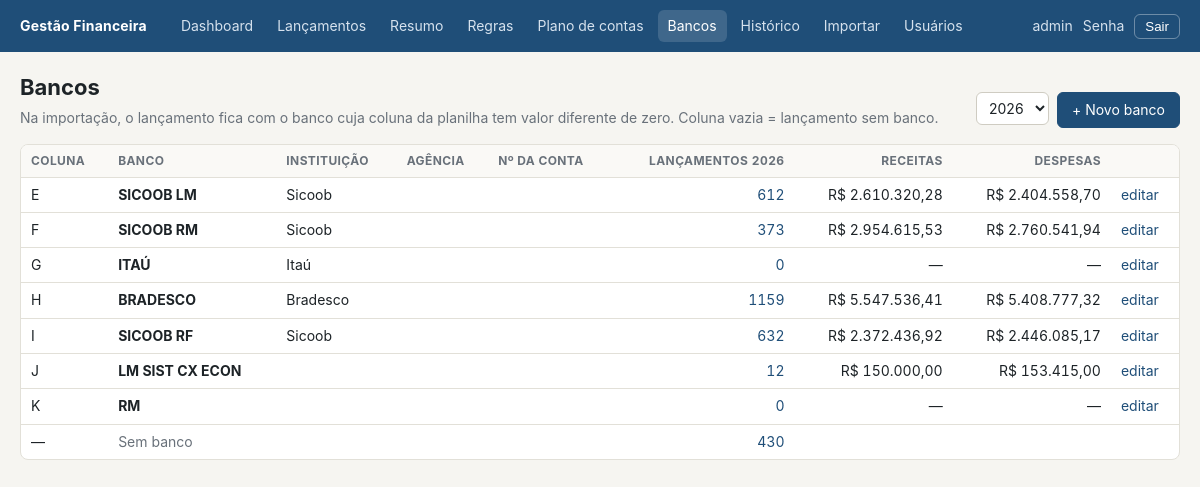
/bancos/ (signed in), run on the app's committed database.
### financas/models.py (models this page shows, shortened)
class Banco(models.Model):
    nome = models.CharField(max_length=60, unique=True)
    coluna_planilha = models.CharField(
        "coluna na planilha", max_length=3, blank=True,
        help_text="Letra da coluna das abas de mês com os valores deste banco (ex.: E). Em branco = não importa.",
    )
    banco = models.CharField("instituição", max_length=60, blank=True, help_text="Ex.: Sicoob, Itaú, Bradesco.")
    agencia = models.CharField("agência", max_length=20, blank=True)
    numero_conta = models.CharField("número da conta", max_length=30, blank=True)
    titular = models.CharField(max_length=120, blank=True, help_text="Empresa ou pessoa titular da conta.")
    observacao = models.CharField("observação", max_length=200, blank=True)
    ativo = models.BooleanField(default=True)
    history = HistoricalRecords()
    class Meta:
        ordering = ["coluna_planilha", "nome"]
        verbose_name = "banco"

### financas/views.py (the view)
# urls.py: path("bancos/", views.bancos, name="bancos"),
def bancos(request):
    ano = int(request.GET.get("ano") or _ano_padrao())
    lista = list(Banco.objects.annotate(
        n=Count("lancamentos", filter=Q(lancamentos__ano=ano)),
        receitas=Sum("lancamentos__valor", filter=Q(lancamentos__ano=ano, lancamentos__secao="R")),
        despesas=Sum("lancamentos__valor", filter=Q(lancamentos__ano=ano, lancamentos__secao="D")),
    ).order_by("coluna_planilha", "nome"))
    sem_banco = Lancamento.objects.filter(ano=ano, banco__isnull=True).count()
    return render(request, "financas/bancos.html", {"bancos": lista, "ano": ano, "anos": _anos(),
                                                    "sem_banco": sem_banco})

### financas/templatetags/financas_extras.py (called while the page is built)
def _milhar(n, casas=0):
    n = round(Decimal(n), casas)
    if n == 0:
        n = abs(n)  # evita "-0"
    s = f"{abs(n):,.{casas}f}".replace(",", "X").replace(".", ",").replace("X", ".")
    return ("-" if n < 0 else "") + s

@register.filter
def brl(valor, casas=0):
    if valor is None or valor == "":
        return "—"
    return "R$ " + _milhar(Decimal(valor), int(casas))

### financas/views.py (called while the page is built)
def _anos():
    anos = list(Lancamento.objects.values_list("ano", flat=True).distinct().order_by("-ano"))
    atual = timezone.localdate().year
    if atual not in anos:
        anos.insert(0, atual)
    return anos

def _ano_padrao():
    return Lancamento.objects.order_by("-ano").values_list("ano", flat=True).first() or timezone.localdate().year

### financas/templates/financas/bancos.html (shortened to what this page needs)
{% extends "financas/base.html" %}
{% load financas_extras %}
{% block conteudo %}
<div class="cabecalho">
  <div><h1>Bancos</h1>
    <span class="muted">Na importação, o lançamento fica com o banco cuja coluna da planilha tem valor diferente de zero. Coluna vazia = lançamento sem banco.</span></div>
  <div class="acoes">
    <form method="get"><select name="ano" onchange="this.form.submit()" aria-label="Ano">{% for a in anos %}<option {% if a == ano %}selected{% endif %}>{{ a }}</option>{% endfor %}</select></form>
    <a class="btn prim" href="{% url 'banco_novo' %}">+ Novo banco</a>
  </div>
</div>
<div class="tabela-wrap"><table>
  <thead><tr><th>Coluna</th><th>Banco</th><th>Instituição</th><th>Agência</th><th>Nº da conta</th><th class="num">Lançamentos {{ ano }}</th><th class="num">Receitas</th><th class="num">Despesas</th><th></th></tr></thead>
  <tbody>{% for b in bancos %}
  <tr {% if not b.ativo %}class="muted"{% endif %}>
    <td>{{ b.coluna_planilha|default:"—" }}</td>
    <td><b>{{ b.nome }}</b>{% if not b.ativo %} <span class="etiqueta x">inativo</span>{% endif %}{% if b.titular %}<br><span class="small muted">{{ b.titular }}</span>{% endif %}</td>
    <td>{{ b.banco }}</td>
    <td>{{ b.agencia }}</td>
    <td>{{ b.numero_conta }}</td>
    <td class="num"><a href="{% url 'lancamentos' %}?ano={{ ano }}&banco={{ b.pk }}">{{ b.n }}</a></td>
    <td class="num">{{ b.receitas|brl:2 }}</td>
    <td class="num">{{ b.despesas|brl:2 }}</td>
    <td><a href="{% url 'banco_editar' b.pk %}">editar</a></td>
  </tr>
  {% endfor %}
  <tr><td>—</td><td class="muted">Sem banco</td><td></td><td></td><td></td><td class="num"><a href="{% url 'lancamentos' %}?ano={{ ano }}&banco=nenhum">{{ sem_banco }}</a></td><td></td><td></td><td></td></tr>
  </tbody>
</table></div>
{% endblock %}

### financas/templates/financas/base.html (shortened to what this page needs)
{% load static %}<!doctype html>
<html lang="pt-br">
<head>
  <link rel="stylesheet" href="{% static 'financas/style.css' %}">
</head>
<body hx-headers='{"X-CSRFToken": "{{ csrf_token }}"}'>
{% if user.is_authenticated %}
<header class="topo">
  <div class="wrap">
    <a class="marca" href="{% url 'lancamentos' %}">Gestão Financeira</a>
    {% with u=request.resolver_match.url_name %}
    <nav>
      <a href="{% url 'dashboard' %}" class="{% if u == 'dashboard' %}ativo{% endif %}">Dashboard</a>
      <a href="{% url 'lancamentos' %}" class="{% if u == 'lancamentos' or 'lancamento' in u %}ativo{% endif %}">Lançamentos</a>
      <a href="{% url 'resumo' %}" class="{% if u == 'resumo' %}ativo{% endif %}">Resumo</a>
      <a href="{% url 'regras' %}" class="{% if 'regra' in u %}ativo{% endif %}">Regras</a>
      <a href="{% url 'contas' %}" class="{% if 'conta' in u %}ativo{% endif %}">Plano de contas</a>
      <a href="{% url 'bancos' %}" class="{% if 'banco' in u %}ativo{% endif %}">Bancos</a>
      <a href="{% url 'historico' %}" class="{% if u == 'historico' %}ativo{% endif %}">Histórico</a>
      <a href="{% url 'importar' %}" class="{% if u == 'importar' %}ativo{% endif %}">Importar</a>
      {% if user.is_staff %}<a href="{% url 'admin:index' %}">Usuários</a>{% endif %}
    </nav>
    {% endwith %}
    <div class="usuario">
      <span>{{ user.get_full_name|default:user.username }}</span>
      <a class="link-senha" href="{% url 'password_change' %}" style="color:#d6e2ee">Senha</a>
      <form method="post" action="{% url 'logout' %}">{% csrf_token %}<button>Sair</button></form>
    </div>
  </div>
</header>
{% endif %}
<main class="wrap">
  {% block conteudo %}{% endblock %}
</main>
</body>
</html>

### financas/static/financas/style.css (style rules this page uses)
:root { --bg: #f6f5f1; --surface: #fff; --ink: #1d2327; --muted: #69717a; --line: #e2e0d8; --accent: #1f4e78; --accent-ink: #fff; --accent-soft: #e6eef6; --ok: #2e7d4f; --warn-bg: #fff4d6; --warn: #8a6100; --manual-bg: #ece6f7; --manual: #5b3fa0; --danger: #b3261e; --radius: 8px; font-family: "Inter", system-ui, -apple-system, "Segoe UI", sans-serif; font-size: 14px; }
* { box-sizing: border-box; }
body { margin: 0; background: var(--bg); color: var(--ink); line-height: 1.45; }
a { color: var(--accent); text-decoration: none; }
.num { font-variant-numeric: tabular-nums; text-align: right; white-space: nowrap; }
.muted { color: var(--muted); }
header.topo { background: var(--accent); color: var(--accent-ink); }
header.topo .wrap { display: flex; align-items: center; gap: 24px; height: 52px; }
header.topo .marca { font-weight: 700; letter-spacing: .2px; color: #fff; white-space: nowrap; }
header.topo nav { display: flex; gap: 4px; flex: 1; overflow-x: auto; }
header.topo nav a { color: #d6e2ee; padding: 6px 10px; border-radius: 6px; white-space: nowrap; }
header.topo nav a:hover, header.topo nav a.ativo { background: rgba(255,255,255,.14); color: #fff; text-decoration: none; }
header.topo .usuario { display: flex; align-items: center; gap: 10px; color: #d6e2ee; white-space: nowrap; }
header.topo .usuario button { background: none; border: 1px solid rgba(255,255,255,.35); color: #fff; padding: 4px 10px; border-radius: 6px; cursor: pointer; }
.wrap { max-width: 1280px; margin: 0 auto; padding: 0 20px; }
main.wrap { padding-top: 20px; padding-bottom: 48px; }
h1 { font-size: 22px; margin: 0 0 4px; }
.cabecalho { display: flex; align-items: flex-end; justify-content: space-between; gap: 16px; margin-bottom: 16px; flex-wrap: wrap; }
.acoes { display: flex; gap: 8px; flex-wrap: wrap; }
.btn, button.btn { display: inline-flex; align-items: center; gap: 6px; padding: 7px 14px; border-radius: 6px; border: 1px solid var(--line); background: var(--surface); color: var(--ink); cursor: pointer; font: inherit; }
.btn.prim { background: var(--accent); color: #fff; border-color: var(--accent); }
input, select, textarea { font: inherit; padding: 6px 8px; border: 1px solid #cfccc2; border-radius: 6px; background: #fff; color: var(--ink); }
.tabela-wrap { background: var(--surface); border: 1px solid var(--line); border-radius: var(--radius); overflow-x: auto; }
table { width: 100%; border-collapse: collapse; }
th, td { padding: 7px 10px; border-bottom: 1px solid var(--line); text-align: left; vertical-align: middle; }
th { font-size: 12px; text-transform: uppercase; letter-spacing: .4px; color: var(--muted); background: #faf9f6; position: sticky; top: 0; }
tr:last-child td { border-bottom: 0; }
:root { --surface: #ffffff; --serie-1: #2a78d6; --serie-2: #eb6834; --serie-3: #1baf7a; --serie-4: #eda100; --serie-5: #e87ba4; --serie-6: #008300; --bom: #2e7d4f; --ruim: #b3261e; }

### data on the page
Banco: coluna_planilha "E", nome "SICOOB LM", banco "Sicoob", n "612", receitas|brl "R$ 2.610.320,28", despesas|brl "R$ 2.404.558,70"
Banco: coluna_planilha "F", nome "SICOOB RM", banco "Sicoob", n "373", receitas|brl "R$ 2.954.615,53", despesas|brl "R$ 2.760.541,94"
Banco: coluna_planilha "G", nome "ITAÚ", banco "Itaú", n "0", receitas|brl "—", despesas|brl "—"
Banco: coluna_planilha "H", nome "BRADESCO", banco "Bradesco", n "1159", receitas|brl "R$ 5.547.536,41", despesas|brl "R$ 5.408.777,32"
Banco: coluna_planilha "I", nome "SICOOB RF", banco "Sicoob", n "632", receitas|brl "R$ 2.372.436,92", despesas|brl "R$ 2.446.085,17"
Banco: coluna_planilha "J", nome "LM SIST CX ECON", n "12", receitas|brl "R$ 150.000,00", despesas|brl "R$ 153.415,00"
Banco: coluna_planilha "K", nome "RM", n "0", receitas|brl "—", despesas|brl "—"

### other printed values
{{ user.get_full_name|default:user.username }} "admin"
{{ ano }} "2026"
{{ sem_banco }} "430"
form field ano "2026"
